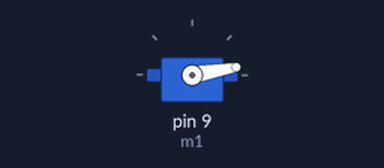
A sketch run on a simulated Arduino Uno, built with avr-gcc and run on an emulated ATmega328P. On the bench: servo.

Above: at 0.05 s.
At 0.4 s:
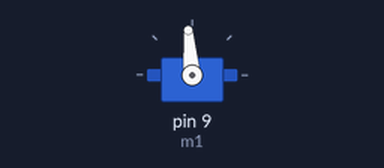
At 0.8 s:
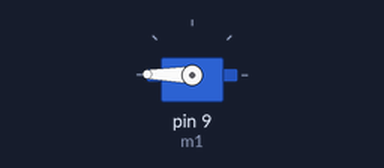
At 1.55 s:
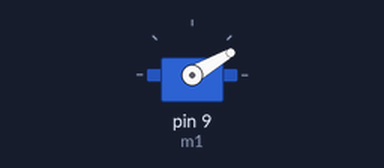
Timing chart, 0 to 4.3 s (numbered marks = the images above):
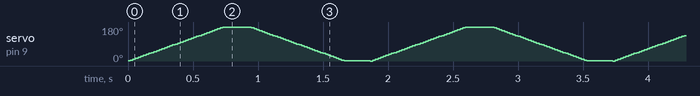

The sketch:

servogotgel.ino
```cpp
#include <Servo.h>

Servo m1;
int e1=1,a1=0,dly=4;

void setup() {
    m1.attach(9);
}

void loop() {
     a1+=e1;
    if(a1>=180){e1=-1;delay(200);}
    if(a1<=0){e1=1;delay(200);}
    m1.write(a1);
    delay(dly);

}
```
